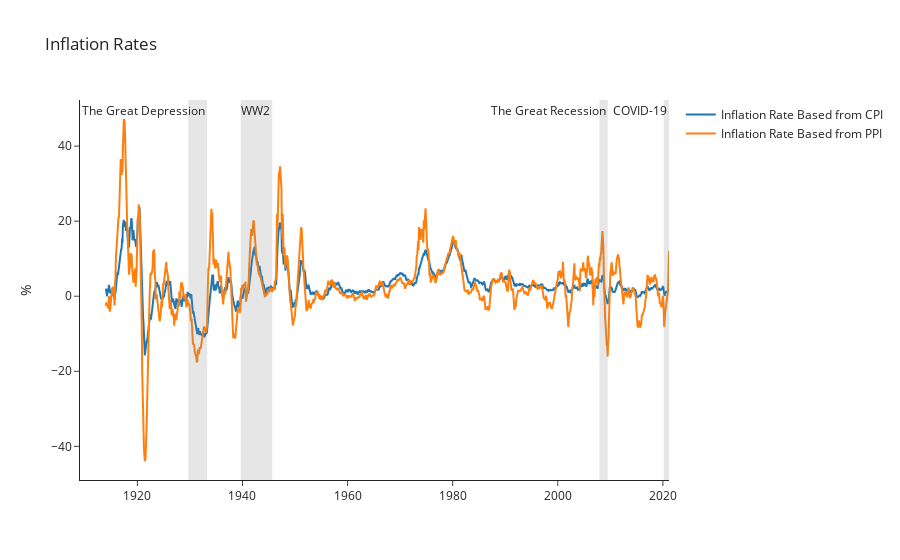

Here is the notebook cell this chart was saved with:
### Code cell
#import consumer price data from quandl API. Imports directly as a DataFrame
CPI = quandl.get("RATEINF/CPI_USA")
PPI = quandl.get("FRED/PPIACO")

# Convert CPI/PPI into inflation rate. Calculates the change in CPI/PPI (compared to the same month in the prior year). For example: March 2021 Inflation Rate = (March 2021 CPI - March 2020 CPI)/March 2020 CPI
inflation_rate_cpi = (CPI - CPI.shift(12))/CPI.shift(12)
inflation_rate_cpi.index = inflation_rate_cpi.index.strftime('%Y-%m')
inflation_rate_cpi.index = pd.to_datetime(inflation_rate_cpi.index)
inflation_rate_ppi = (PPI - PPI.shift(12))/PPI.shift(12)

# Drop Nulls and set column headers
inflation_rate_cpi = inflation_rate_cpi.dropna()
inflation_rate_cpi.columns = ['Inflation Rate CPI']
inflation_rate_cpi['Inflation Rate CPI'] = inflation_rate_cpi['Inflation Rate CPI']*100
inflation_rate_ppi = inflation_rate_ppi.dropna()
inflation_rate_ppi.columns = ['Inflation Rate PPI']
inflation_rate_ppi['Inflation Rate PPI'] = inflation_rate_ppi['Inflation Rate PPI']*100

# Make a plotly graph_objects "Figure" and then add the inflation Rate Lines
inflation_rates_chart = go.Figure().update_layout(template="simple_white", yaxis=dict(title="%"), title = "Inflation Rates", height = 500)
inflation_rates_chart.add_trace(go.Scatter(x= inflation_rate_cpi.index, y=inflation_rate_cpi["Inflation Rate CPI"],mode='lines', name="Inflation Rate Based from CPI"))
inflation_rates_chart.add_trace(go.Scatter(x= inflation_rate_ppi.index, y=inflation_rate_ppi["Inflation Rate PPI"],mode='lines',name="Inflation Rate Based from PPI"))
inflation_rates_chart.add_vrect(x0=inflation_rate_cpi.index[inflation_rate_cpi.index=='1929-09-01'][0], x1=inflation_rate_cpi.index[inflation_rate_cpi.index=='1933-04-01'][0], line_width=0, fillcolor="grey", opacity=0.2, annotation_text = "The Great Depression")
inflation_rates_chart.add_vrect(x0=inflation_rate_cpi.index[inflation_rate_cpi.index=='1939-09-01'][0], x1=inflation_rate_cpi.index[inflation_rate_cpi.index=='1945-09-01'][0], line_width=0, fillcolor="grey", opacity=0.2, annotation_text = "WW2")
inflation_rates_chart.add_vrect(x0=inflation_rate_cpi.index[inflation_rate_cpi.index=='2007-12-01'][0], x1=inflation_rate_cpi.index[inflation_rate_cpi.index=='2009-07-01'][0], line_width=0, fillcolor="grey", opacity=0.2, annotation_text = "The Great Recession")
inflation_rates_chart.add_vrect(x0=inflation_rate_cpi.index[inflation_rate_cpi.index=='2020-03-01'][0], x1=inflation_rate_cpi.index[-1], line_width=0, fillcolor="grey", opacity=0.2, annotation_text = "COVID-19")

### Figure 1 — Plotly figure (JSON) as saved in the notebook; plotly's stock layout.template omitted (floating-point values rounded to 4 significant figures; data arrays with more than 128 entries replaced by an {"elided": "..."} marker saying what was removed)
{"data": [{"mode": "lines", "name": "Inflation Rate Based from CPI", "type": "scatter", "x": {"elided": "1287 str values"}, "y": {"elided": "1287 float values"}}, {"mode": "lines", "name": "Inflation Rate Based from PPI", "type": "scatter", "x": {"elided": "1287 str values"}, "y": {"elided": "1287 float values"}}], "layout": {"annotations": [{"showarrow": false, "text": "The Great Depression", "x": "1933-04-01T00:00:00", "xanchor": "right", "xref": "x", "y": 1, "yanchor": "top", "yref": "y domain"}, {"showarrow": false, "text": "WW2", "x": "1945-09-01T00:00:00", "xanchor": "right", "xref": "x", "y": 1, "yanchor": "top", "yref": "y domain"}, {"showarrow": false, "text": "The Great Recession", "x": "2009-07-01T00:00:00", "xanchor": "right", "xref": "x", "y": 1, "yanchor": "top", "yref": "y domain"}, {"showarrow": false, "text": "COVID-19", "x": "2021-03-01T00:00:00", "xanchor": "right", "xref": "x", "y": 1, "yanchor": "top", "yref": "y domain"}], "autosize": true, "shapes": [{"fillcolor": "grey", "line": {"width": 0}, "opacity": 0.2, "type": "rect", "x0": "1929-09-01T00:00:00", "x1": "1933-04-01T00:00:00", "xref": "x", "y0": 0, "y1": 1, "yref": "y domain"}, {"fillcolor": "grey", "line": {"width": 0}, "opacity": 0.2, "type": "rect", "x0": "1939-09-01T00:00:00", "x1": "1945-09-01T00:00:00", "xref": "x", "y0": 0, "y1": 1, "yref": "y domain"}, {"fillcolor": "grey", "line": {"width": 0}, "opacity": 0.2, "type": "rect", "x0": "2007-12-01T00:00:00", "x1": "2009-07-01T00:00:00", "xref": "x", "y0": 0, "y1": 1, "yref": "y domain"}, {"fillcolor": "grey", "line": {"width": 0}, "opacity": 0.2, "type": "rect", "x0": "2020-03-01T00:00:00", "x1": "2021-03-01T00:00:00", "xref": "x", "y0": 0, "y1": 1, "yref": "y domain"}], "title": {"text": "Inflation Rates"}, "xaxis": {"autorange": true, "range": ["1914-01-01", "2021-03-01"], "type": "date"}, "yaxis": {"autorange": true, "range": [-48.96, 52.28], "title": {"text": "%"}, "type": "linear"}}}
